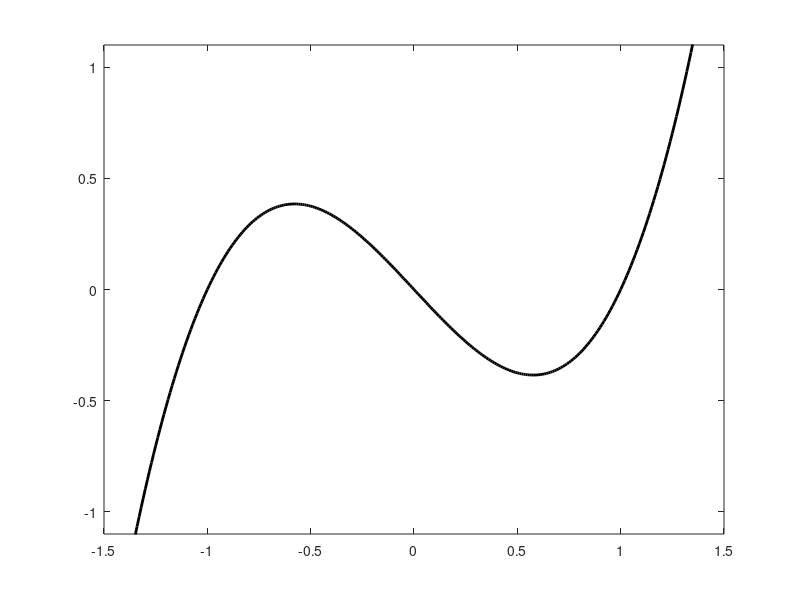

This chart was generated by the following MATLAB code: (Note: this script raises an error after producing the figure.)
function xcubed()

clf
x = -1.5:0.01:1.5;
y = -x+x.^3;

plot(x,y,'LineWidth',2,'Color',[0 0 0]);

axis([x(1) x(end) -1.1 1.1]);
addXYAxis;

text(1.45,-0.1,'$x$','FontName','Times','FontSize',32,'Interpreter','Latex');
text(-.16,1,'$\dot{x}$','FontName','Times','FontSize',32,'Interpreter','Latex');

h=line([1,1],[-0.2,0.2],'Color',[0 0 0]);
h=[h,text(1.05,-0.1,'$1$','Interpreter','latex','FontSize',24)];
h=[h,line([-1,-1],[-0.2,0.2],'Color',[0 0 0])];
h=[h,text(-.95,-0.1,'-$1$','Interpreter','latex','FontSize',24)];

hold on;
h=[h,plot([-1,1],[0 0],'o','MarkerSize',15,'LineWidth',2,'Color',[0 0 0])];
h=[h,plot([0],[0],'o','MarkerSize',15,'MarkerFaceColor',[0 0 0],'LineWidth',2,'Color',[0 0 0])];

export2svg(mfilename);

delete(h); h=[];

d=[.75,1.125,.5,1.5];
for i=1:length(d);
  y = d(i)*x.^3-x;
  h=[h;plot(x,y,'LineWidth',2,'Color',.6*[1 1 1])];
end

r1 = roots([max(d) 0 -1 0]); a=min(r1); b=max(r1);  
h=[h;line([a,b;a,b],1.1*[-1,-1;1,1],'Color','b','LineWidth',2,'LineStyle','--')];
h=[h;patch([a,a,b,b,a],1.2*[1,-1,-1,1,1],-1*ones(1,5),[.8 .8 1])];
%h=[h;text(0,-.8,'Region of Attraction','FontSize',28,'Color','b')];

export2svg('xcubed_gain_uncertainty');


delete(h); h=[];
d=[-.25,.25,-.125,.125];
for i=1:length(d);
  y = x.^3-x+d(i);
  h=[h;plot(x,y,'LineWidth',2,'Color',.6*[1 1 1])];
end

r1 = roots([1 0 -1 min(d)]);
r2 = roots([1 0 -1 max(d)]);
a = min(r1);  b = max(r2); 
h=line([a,b;a,b],1.1*[-1,-1;1,1],'Color','r','LineWidth',2,'LineStyle','--');
h=[h;patch([a,a,b,b,a],1.2*[1,-1,-1,1,1],-1*ones(1,5),[1 .8 .8])];
h=[h;text(-.5,-.8,'Invariant Set','FontSize',28,'Color','r')];

export2svg('xcubed_additive_uncertainty');
